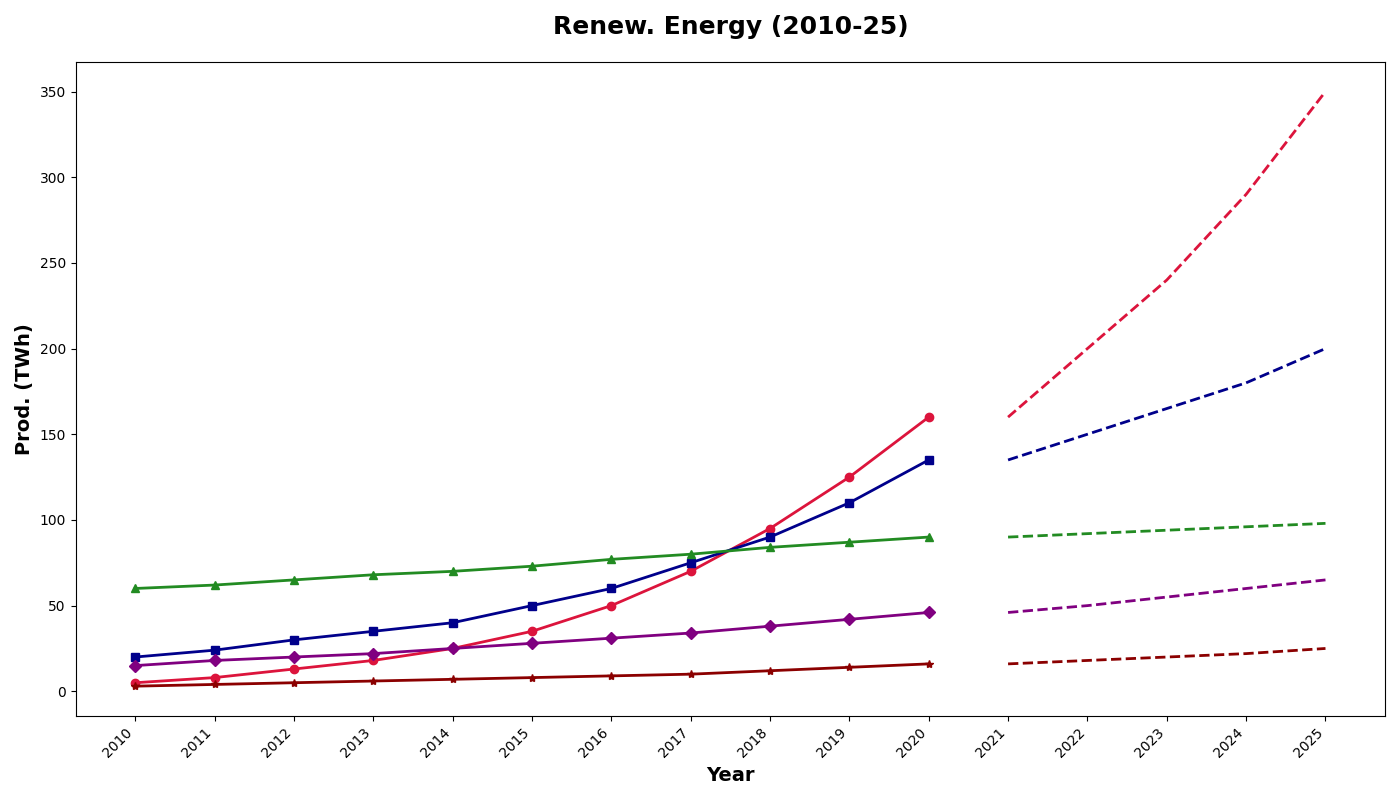

This figure's Python source:
import matplotlib.pyplot as plt
import numpy as np

years = np.arange(2010, 2021)
solar_energy = np.array([5, 8, 13, 18, 25, 35, 50, 70, 95, 125, 160])
wind_energy = np.array([20, 24, 30, 35, 40, 50, 60, 75, 90, 110, 135])
hydro_energy = np.array([60, 62, 65, 68, 70, 73, 77, 80, 84, 87, 90])
biomass_energy = np.array([15, 18, 20, 22, 25, 28, 31, 34, 38, 42, 46])
geothermal_energy = np.array([3, 4, 5, 6, 7, 8, 9, 10, 12, 14, 16])

solar_projection = np.array([160, 200, 240, 290, 350])
wind_projection = np.array([135, 150, 165, 180, 200])
hydro_projection = np.array([90, 92, 94, 96, 98])
biomass_projection = np.array([46, 50, 55, 60, 65])
geothermal_projection = np.array([16, 18, 20, 22, 25])

projection_years = np.arange(2021, 2026)

fig, ax = plt.subplots(figsize=(14, 8))

ax.plot(years, solar_energy, color='crimson', linewidth=2, marker='o')
ax.plot(years, wind_energy, color='darkblue', linewidth=2, marker='s')
ax.plot(years, hydro_energy, color='forestgreen', linewidth=2, marker='^')
ax.plot(years, biomass_energy, color='purple', linewidth=2, marker='D')
ax.plot(years, geothermal_energy, color='darkred', linewidth=2, marker='*')

ax.plot(projection_years, solar_projection, color='crimson', linestyle='--', linewidth=2)
ax.plot(projection_years, wind_projection, color='darkblue', linestyle='--', linewidth=2)
ax.plot(projection_years, hydro_projection, color='forestgreen', linestyle='--', linewidth=2)
ax.plot(projection_years, biomass_projection, color='purple', linestyle='--', linewidth=2)
ax.plot(projection_years, geothermal_projection, color='darkred', linestyle='--', linewidth=2)

ax.set_title('Renew. Energy (2010-25)', fontsize=18, fontweight='bold', pad=20)
ax.set_xlabel('Year', fontsize=14, fontweight='bold')
ax.set_ylabel('Prod. (TWh)', fontsize=14, fontweight='bold')

ax.set_xticks(np.concatenate((years, projection_years)))
ax.set_xticklabels([str(year) for year in np.concatenate((years, projection_years))], rotation=45, ha='right')

plt.tight_layout()
plt.show()
